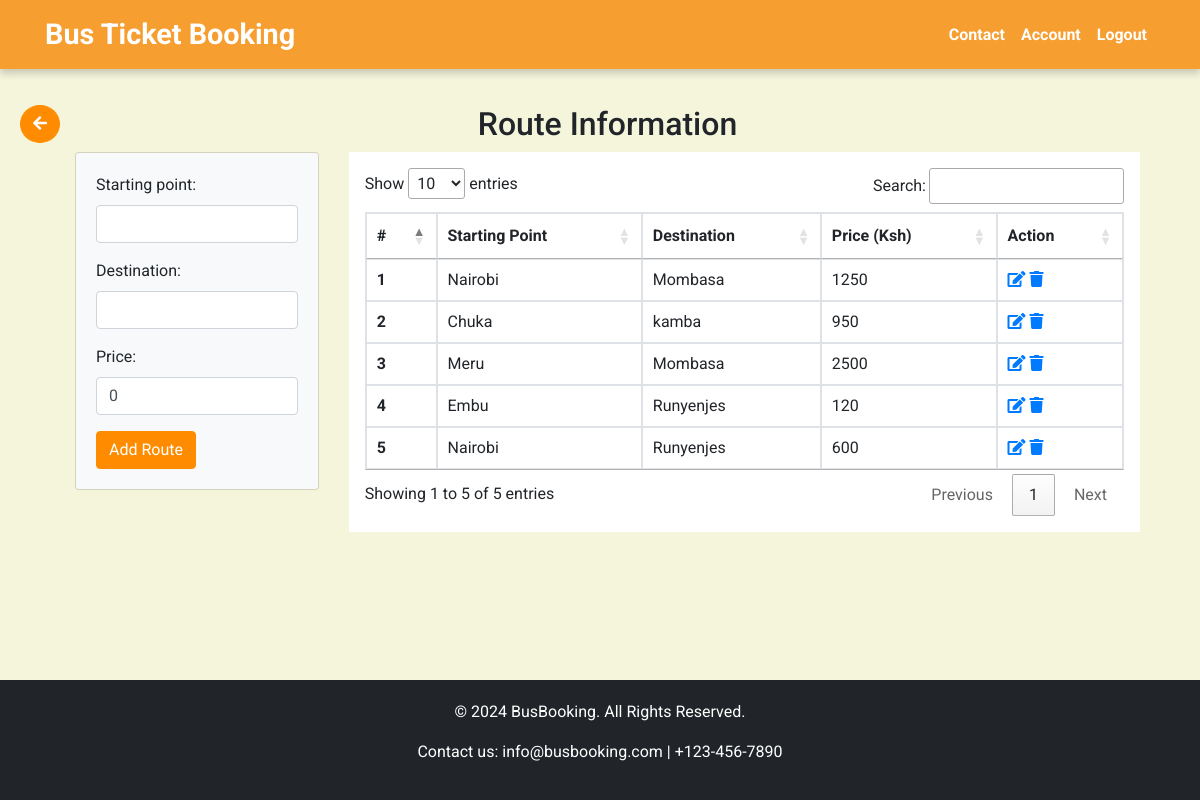
Screenshot of /routes (signed in) with the database file from the repository.
### busapp/models.py (models this page shows, shortened)
class Route(models.Model):
    starting_point = models.CharField(max_length=50)
    destination = models.CharField(max_length=50)
    price = models.BigIntegerField(default=0)

### busapp/views.py (the view)
# urls.py: path('routes', views.routes, name="routes"),
@login_required
def routes(request):
    if request.method == "POST":
        form = RoutesForm(request.POST)
        if form.is_valid:
            form.save()
            return redirect('routes')
    else:
        form = RoutesForm()
    routes = Route.objects.all()
    return render(request, "busapp/admin/routes.html", {'routes':routes, 'form':form})

### busapp/forms.py
class RoutesForm(forms.ModelForm):
    class Meta:
        model = Route
        fields = ['starting_point', 'destination', 'price']
        widgets = {
            'starting_point': forms.TextInput(attrs={'class': 'form-control'}),
            'destination': forms.TextInput(attrs={'class': 'form-control'}),
            'price': forms.NumberInput(attrs={'class': 'form-control'}),
        }

### busapp/templates/busapp/admin/routes.html (shortened to what this page needs)
{% extends "busapp/base.html" %}
{% load static %}
{% block extra_css %}
<link rel="stylesheet" href="https://cdn.datatables.net/1.11.5/css/jquery.dataTables.min.css">
{% endblock %}
{% block content %}
{% if user.is_staff %}
    <a class="btn btn-primary rounded-circle mb-3 back-button" href="{% url 'admin_account' %}"><i class="fas fa-arrow-left"></i></a>
    {% else %}
    <a class="btn btn-primary rounded-circle mb-3 back-button" href="{% url 'user_account' %}"><i class="fas fa-arrow-left"></i></a>
    {% endif %}
<div class="container mb-5">
    <h2 class="text-center">Route Information</h2>
    <div class="row">
        <div class="col-md-3">
            <div class="card card-body bg-light">
                <form method="post">
                    {{ form.as_p }}
                    <button type="submit" class="btn btn-primary">Add Route</button>
                </form>
            </div>
        </div>
        <div class="col-md-9">
            <div class="table-responsive bg-white p-3">
                <table class="table table-bordered table-sm table-hover" id="routestable">
                    <thead>
                        <tr>
                            <th scope="col">#</th>
                            <th scope="col">Starting Point</th>
                            <th scope="col">Destination</th>
                            <th scope="col">Price (Ksh)</th>
                            <th scope="col">Action</th>
                        </tr>
                    </thead>
                    <tbody>
                        {% for route in routes %}
                        <tr>
                            <th scope="row">{{ forloop.counter }}</th>
                            <td>{{ route.starting_point }}</td>
                            <td>{{ route.destination }}</td>
                            <td>{{ route.price }}</td>
                            <td>
                                <a href="{% url 'edit_route' route.id %}" class="action-icons edit-icon">
                                    <i class="fas fa-edit"></i>
                                </a>
                                <a href="{% url 'delete_route' route.id %}" class="action-icons delete-icon">
                                    <i class="fas fa-trash"></i>
                                </a>
                            </td>
                        </tr>
                        {% endfor %}
                    </tbody>
                </table>
            </div>
        </div>
    </div>
</div>
{% endblock %}

### busapp/static/css/style.css (style rules this page uses)
html, body { height: 100%; margin: 0; display: flex; flex-direction: column; scroll-behavior: smooth; }
body { font-family: 'Roboto', sans-serif; background-color: #F5F5DC; }
.btn { background-color: #ff8c00 !important; border-color: #ff8c00 !important; color: white !important; }

### busapp/static/css/account.css (style rules this page uses)
.card { background-clip: padding-box; box-shadow: 0 1px 4px rgba(24,28,33,0.012); }

### busapp/templates/busapp/admin/routes.html (style rules this page uses)
.back-button { float: left; }

### rows the page displays
Route: starting_point "Nairobi", destination "Mombasa", price "1250"
Route: starting_point "Chuka", destination "kamba", price "950"
Route: starting_point "Meru", destination "Mombasa", price "2500"
Route: starting_point "Embu", destination "Runyenjes", price "120"
Route: starting_point "Nairobi", destination "Runyenjes", price "600"
